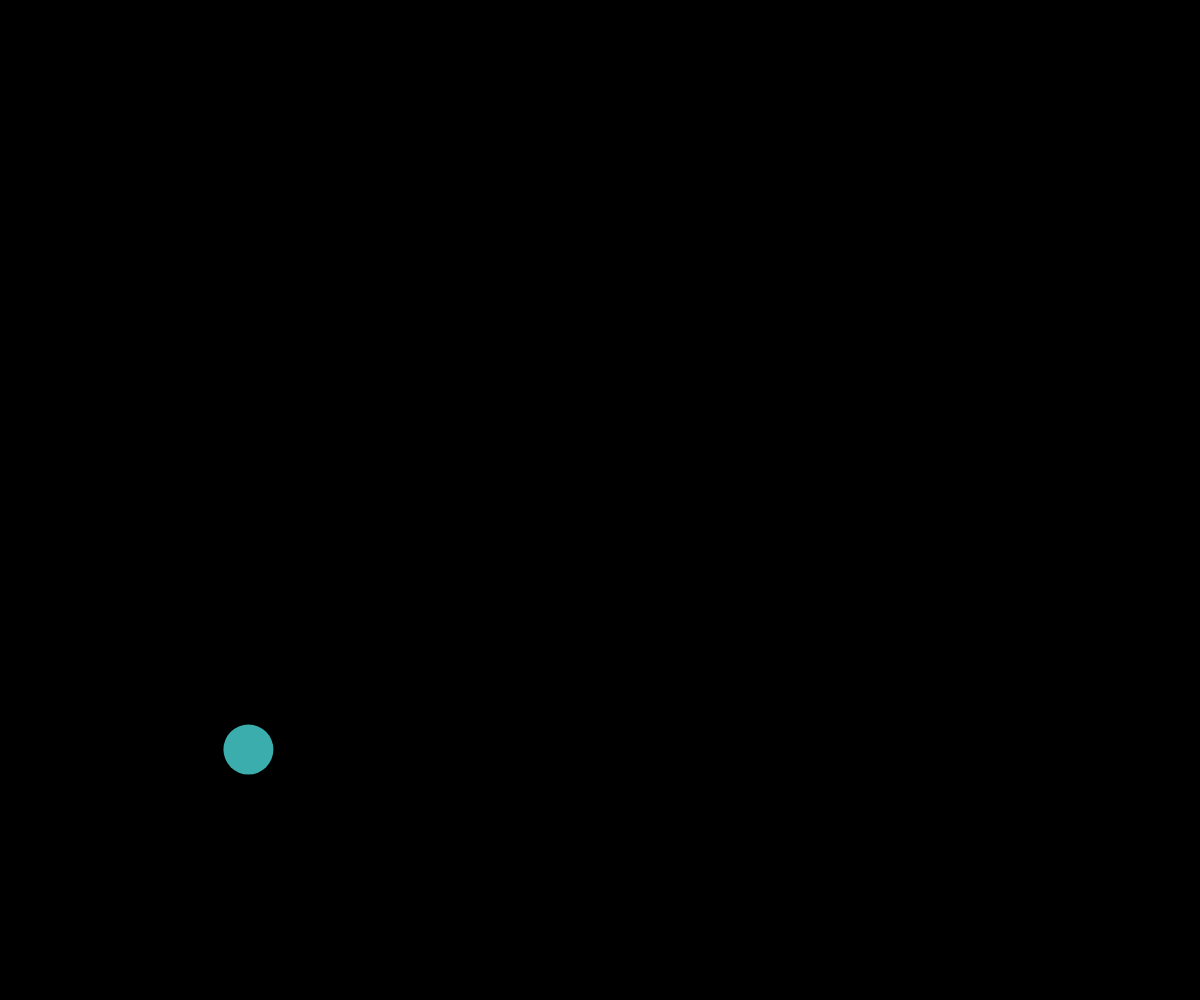
Frame 1 (no input)
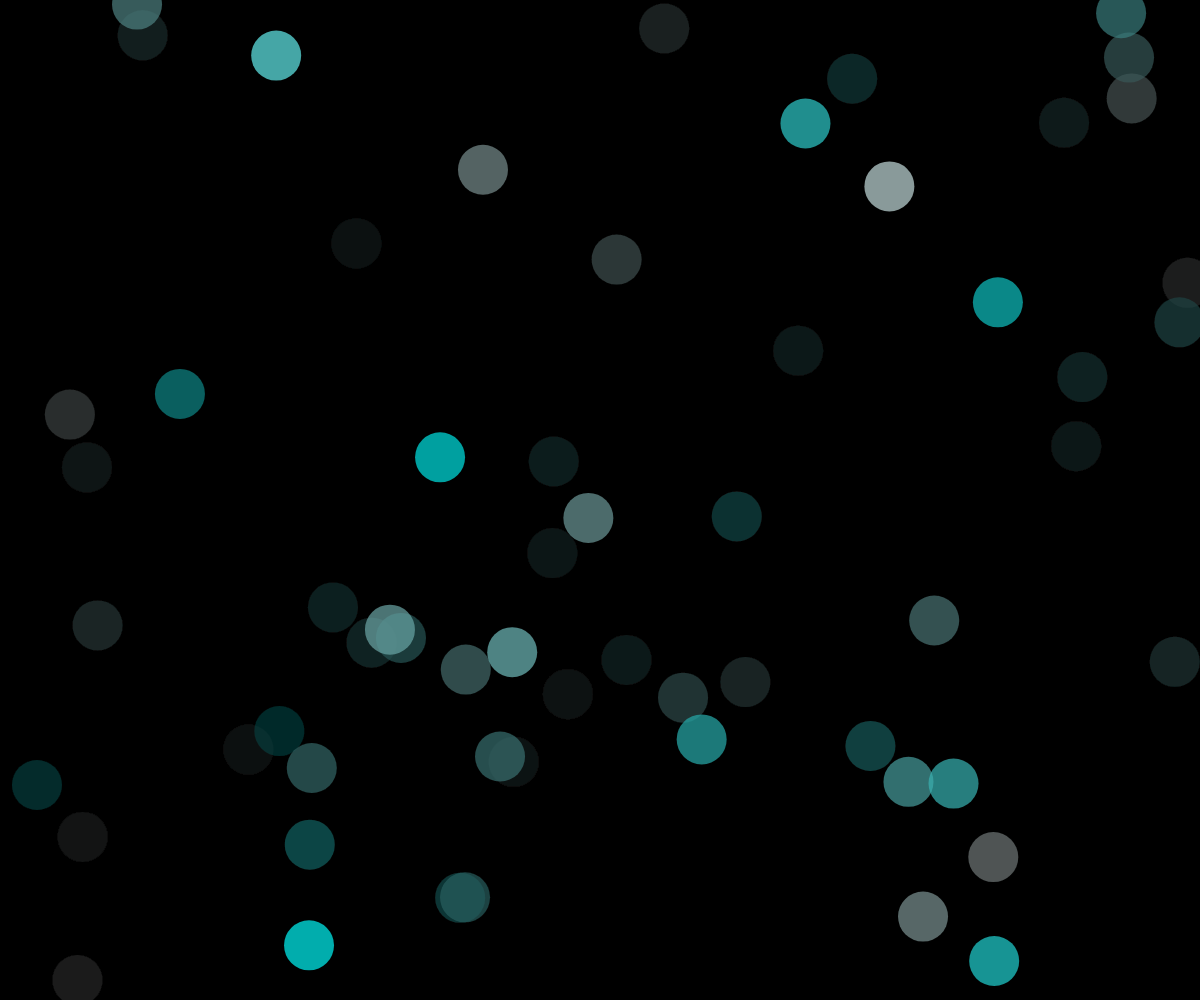
Frame 60 (no input)
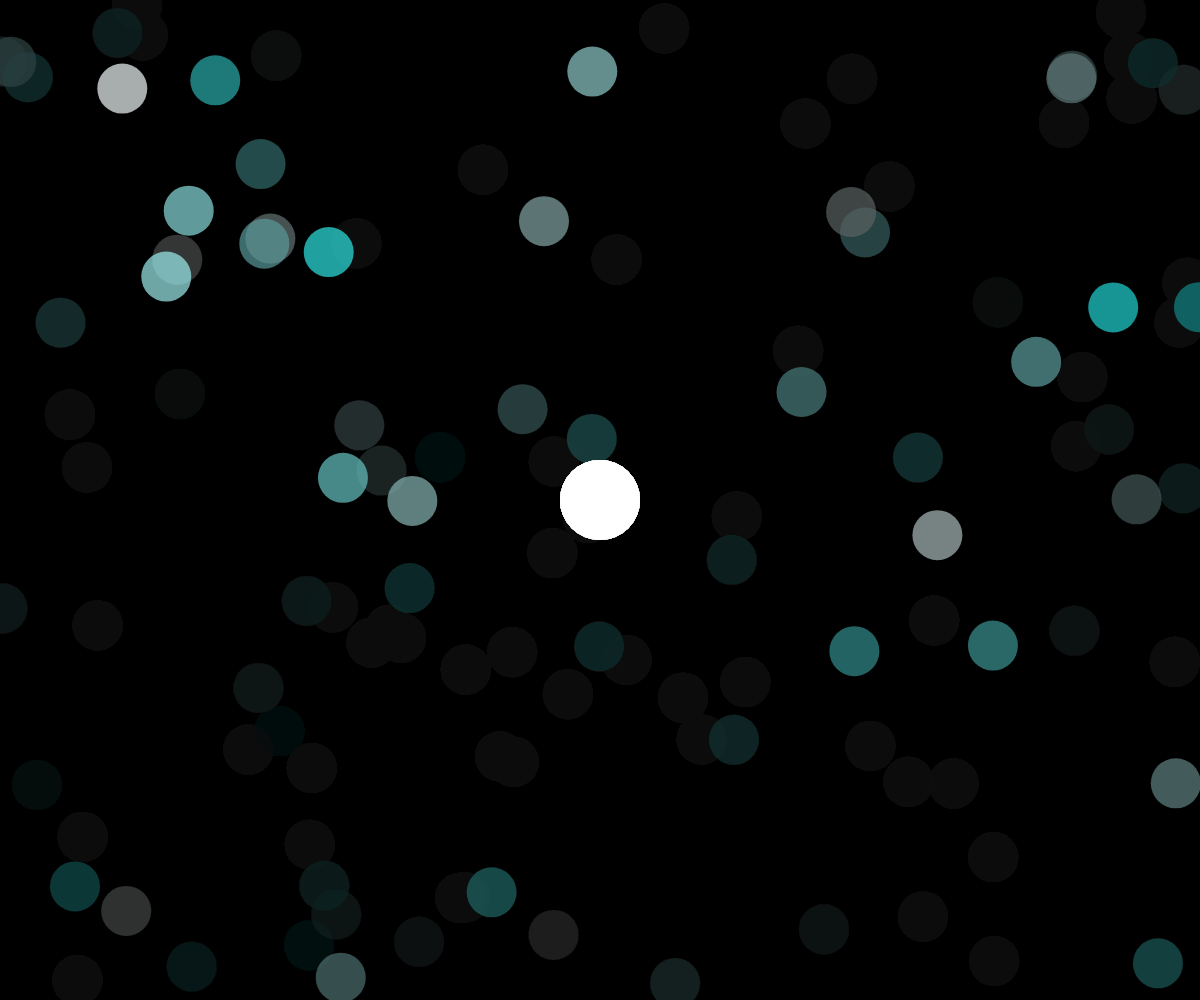
Frame 120 (the mouse pressed at the canvas centre since frame 60)

The p5.js sketch that drew these frames (run headless with seeded random() and noise() and a simulated clock; from frame 60 on, the mouse is pressed at the canvas centre):

// p5.js sketch
// ── sketch.js
function setup() {
    createCanvas(windowWidth, windowHeight);
    background(0);
}   

function draw() {
    if (random(1) < 9) {
        let x = random(width);
        let y = random(height);
        let r = random(255);

        fill(r, 255, 255, 180);
        noStroke();
        ellipse(x, y, 50, 50);

    }
    fill (0,10);
    rect(0,0,width,height);

    if (mouseIsPressed) {
        fill(255);
        ellipse(mouseX, mouseY, 80, 80);
    }

    if (keyIsPressed) {
        clear();
        background(0);
    }


}
